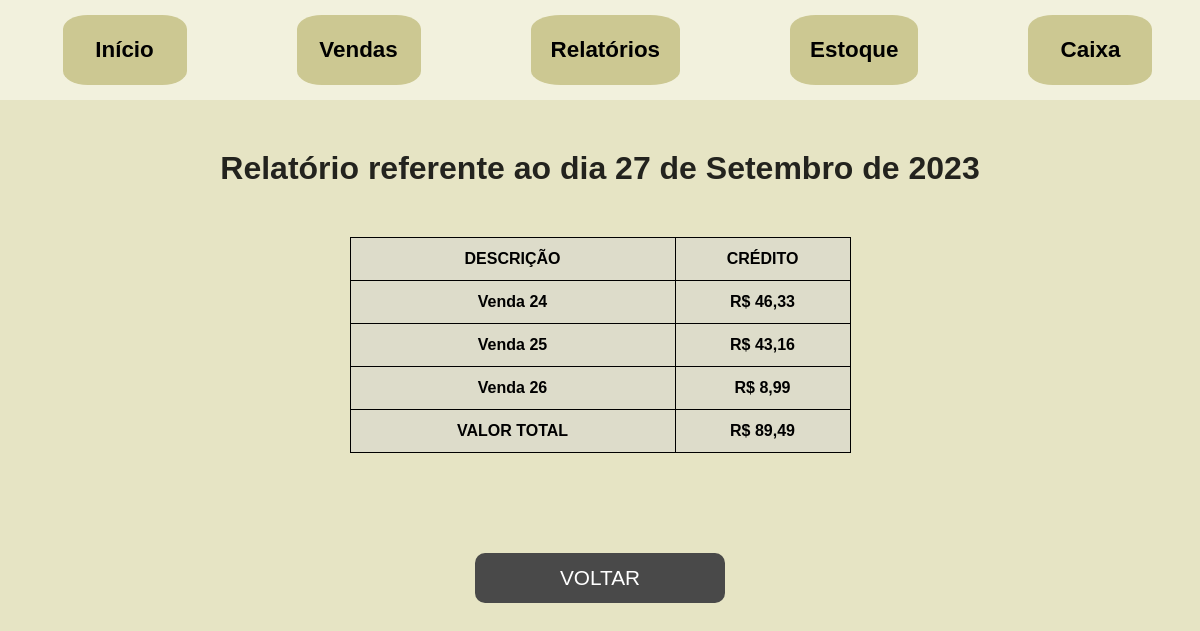
Before: /relatoriovendas/5 with the older database file.
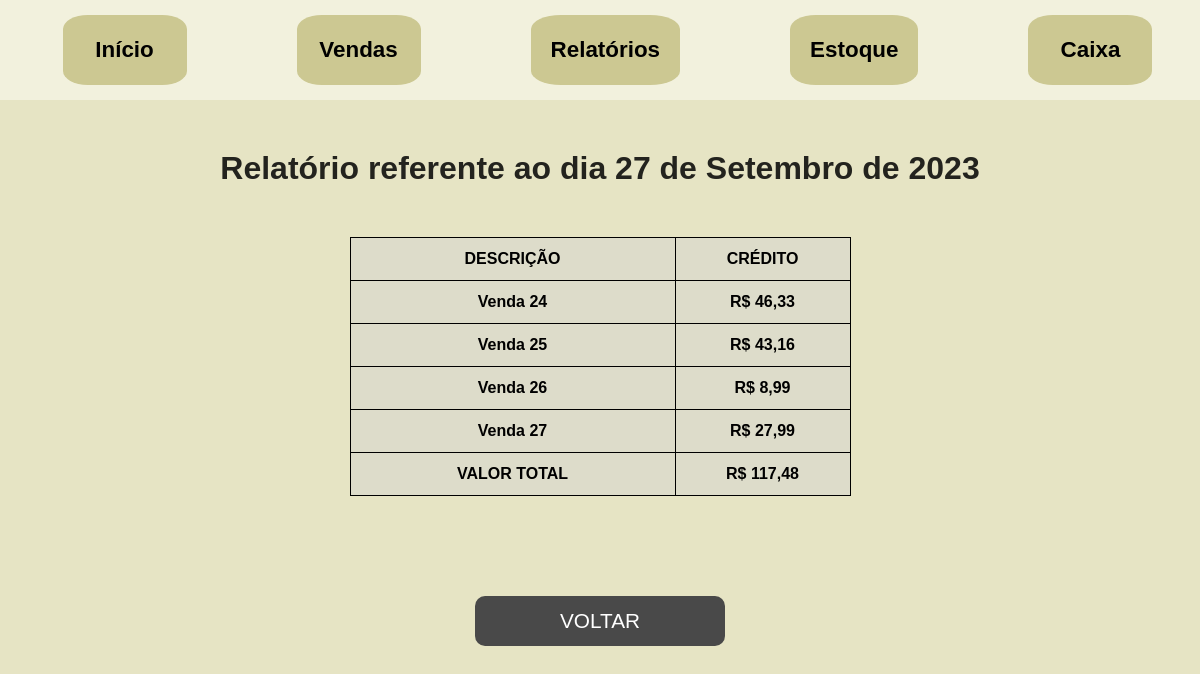
After: the same page with the newer database file.
### sistema/models.py (models this page shows, shortened)
class Venda(models.Model):
    relatorio = models.ForeignKey("RelatorioVendas", related_name="vendas", on_delete=models.CASCADE, blank=True, null=True)
    produtos = models.ManyToManyField(Produto, through="ItensVenda")
    valor = models.DecimalField(max_digits=10, decimal_places=2)
    data = models.DateTimeField(default=timezone.now)
    def __str__(self):
        return f"Venda {self.pk}"

class RelatorioVendas(models.Model):
    data = models.DateTimeField(default=timezone.now)
    valorfinal = models.DecimalField(max_digits=10, decimal_places=2, null=True, blank=True)

### sistema/views.py (the view)
# urls.py: path('relatoriovendas/<int:pk>', RelatorioDeVendas.as_view(), name="relatorio_vendas"),
class RelatorioDeVendas(DetailView):
    template_name = "relatorioVendas.html"
    model = RelatorioVendas
    def get_context_data(self, **kwargs):
        context = super().get_context_data(**kwargs)
        relatorio = self.get_object()
        date = relatorio.data.date()
        context['data'] = date
        return context

### sistema/templates/relatorioVendas.html (shortened to what this page needs)
{% extends 'base.html' %}
{% load static %}
{% block content %}
<div>
    <div style="height: 50px;">
    </div>
    <h1 class="title-report-store-cashier">Relatório referente ao dia {{ data }}</h1>
    <table>
        <tr>
            <th style="width: 300px;">DESCRIÇÃO <th style="width: 150px;">CRÉDITO
        </tr>
        {% for venda in object.vendas.all %}
        <tr>
            <th>{{ venda }} <th>R$ {{ venda.valor|floatformat:"2" }}
        </tr>
        {% endfor %}
        <tr>
            <th>VALOR TOTAL <th>R$ {{ object.valorfinal|floatformat:"2" }}
        </tr>
    </table>
    <div class="div-botao-voltar">
        <a href="{% url 'sistema:relatorios' %}">
        <button class="btn-voltar">
            VOLTAR
        </button>
    </a>
    </div>
</div>
{% endblock %}

Changed rows visible on the page:
added Venda: id "Venda 27", valor "27,99"
changed RelatorioVendas: valorfinal "89,49" → "117,48"
